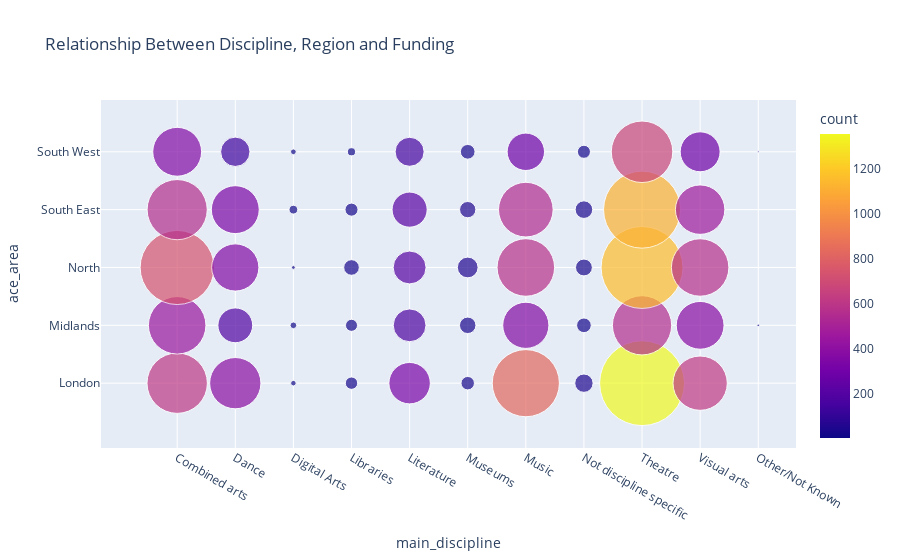

The code cell stored with this chart in its notebook:
### Code cell
# 7.2 Bubble chart: discipline, region and funding
# Prepare data for bubble chart
bubble_data = df_vis.copy().groupby(['main_discipline', 'ace_area'])['award_amount'].agg(['sum', 'count']).reset_index()

# Create bubble chart with Plotly
fig = px.scatter(bubble_data, 
                x='main_discipline', 
                y='ace_area', 
                size='sum',
                color='count',
                hover_name='main_discipline',
                size_max=60,
                title='Relationship Between Discipline, Region and Funding')
fig.update_layout(xaxis={'categoryorder':'total descending'})
fig.show()

### Figure 1 — Plotly figure (JSON) as saved in the notebook; plotly's stock layout.template omitted (floating-point values rounded to 4 significant figures)
{"data": [{"hovertemplate": "<b>%{hovertext}</b><br><br>main_discipline=%{x}<br>ace_area=%{y}<br>sum=%{marker.size}<br>count=%{marker.color}<extra></extra>", "hovertext": ["Combined arts", "Combined arts", "Combined arts", "Combined arts", "Combined arts", "Dance", "Dance", "Dance", "Dance", "Dance", "Digital Arts", "Digital Arts", "Digital Arts", "Digital Arts", "Digital Arts", "Libraries", "Libraries", "Libraries", "Libraries", "Libraries", "Literature", "Literature", "Literature", "Literature", "Literature", "Museums", "Museums", "Museums", "Museums", "Museums", "Music", "Music", "Music", "Music", "Music", "Not discipline specific", "Not discipline specific", "Not discipline specific", "Not discipline specific", "Not discipline specific", "Other/Not Known", "Other/Not Known", "Theatre", "Theatre", "Theatre", "Theatre", "Theatre", "Visual arts", "Visual arts", "Visual arts", "Visual arts", "Visual arts"], "legendgroup": "", "marker": {"color": [609, 449, 737, 562, 361, 390, 187, 358, 341, 139, 4, 6, 2, 10, 4, 21, 19, 31, 19, 9, 329, 174, 207, 216, 150, 29, 33, 51, 45, 31, 828, 365, 577, 549, 287, 40, 20, 29, 39, 20, 1, 1, 1357, 559, 1159, 1117, 673, 615, 381, 570, 464, 292], "coloraxis": "coloraxis", "size": [15170000.0, 13740000.0, 22810000.0, 15040000.0, 9920000.0, 10920000.0, 5030000.0, 9258000.0, 9537000.0, 3580000.0, 129100.0, 185000.0, 60880.0, 320300.0, 136100.0, 637400.0, 603900.0, 1014000.0, 710200.0, 274300.0, 7129000.0, 4470000.0, 4502000.0, 5125000.0, 3498000.0, 752800.0, 1132000.0, 1788000.0, 1102000.0, 900200.0, 18750000.0, 8863000.0, 13760000.0, 12400000.0, 5811000.0, 1400000.0, 894800.0, 1177000.0, 1289000.0, 708900.0, 26870.0, 15000.0, 29900000.0, 14570000.0, 27890000.0, 24650000.0, 15720000.0, 12240000.0, 9494000.0, 13720000.0, 10160000.0, 6634000.0], "sizemode": "area", "sizeref": 8306.0, "symbol": "circle"}, "mode": "markers", "name": "", "orientation": "v", "showlegend": false, "type": "scatter", "x": ["Combined arts", "Combined arts", "Combined arts", "Combined arts", "Combined arts", "Dance", "Dance", "Dance", "Dance", "Dance", "Digital Arts", "Digital Arts", "Digital Arts", "Digital Arts", "Digital Arts", "Libraries", "Libraries", "Libraries", "Libraries", "Libraries", "Literature", "Literature", "Literature", "Literature", "Literature", "Museums", "Museums", "Museums", "Museums", "Museums", "Music", "Music", "Music", "Music", "Music", "Not discipline specific", "Not discipline specific", "Not discipline specific", "Not discipline specific", "Not discipline specific", "Other/Not Known", "Other/Not Known", "Theatre", "Theatre", "Theatre", "Theatre", "Theatre", "Visual arts", "Visual arts", "Visual arts", "Visual arts", "Visual arts"], "xaxis": "x", "y": ["London", "Midlands", "North", "South East", "South West", "London", "Midlands", "North", "South East", "South West", "London", "Midlands", "North", "South East", "South West", "London", "Midlands", "North", "South East", "South West", "London", "Midlands", "North", "South East", "South West", "London", "Midlands", "North", "South East", "South West", "London", "Midlands", "North", "South East", "South West", "London", "Midlands", "North", "South East", "South West", "Midlands", "South West", "London", "Midlands", "North", "South East", "South West", "London", "Midlands", "North", "South East", "South West"], "yaxis": "y"}], "layout": {"coloraxis": {"colorbar": {"title": {"text": "count"}}, "colorscale": [[0, "#0d0887"], [0.1111, "#46039f"], [0.2222, "#7201a8"], [0.3333, "#9c179e"], [0.4444, "#bd3786"], [0.5556, "#d8576b"], [0.6667, "#ed7953"], [0.7778, "#fb9f3a"], [0.8889, "#fdca26"], [1, "#f0f921"]]}, "legend": {"itemsizing": "constant", "tracegroupgap": 0}, "title": {"text": "Relationship Between Discipline, Region and Funding"}, "xaxis": {"anchor": "y", "categoryorder": "total descending", "domain": [0, 1], "title": {"text": "main_discipline"}}, "yaxis": {"anchor": "x", "domain": [0, 1], "title": {"text": "ace_area"}}}}
